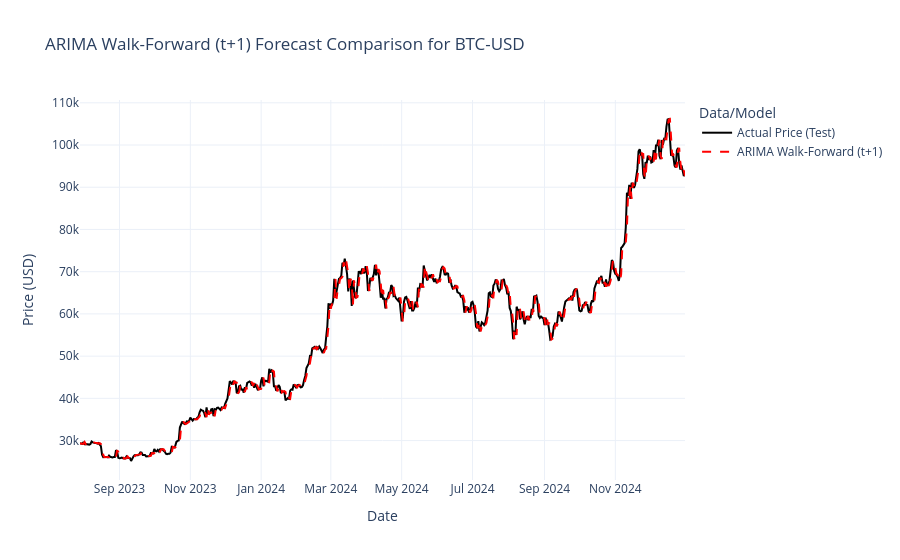

The notebook cell saved with this chart:
### Markdown cell above
## 9. Visualize Walk-Forward Results

### Code cell
print("\n--- Plotting Walk-Forward Forecasts ---")

# Create DataFrame for plotting
results_df_wf = pd.DataFrame({
    'Actual': y_test_actual.flatten(),
    f'ARIMA (t+1)': arima_walk_forward_predictions.flatten()
}, index=test_data_df.index)

fig = go.Figure()
fig.add_trace(go.Scatter(x=results_df_wf.index, y=results_df_wf['Actual'], mode='lines', name='Actual Price (Test)', line=dict(color='black')))
fig.add_trace(go.Scatter(x=results_df_wf.index, y=results_df_wf[f'ARIMA (t+1)'], mode='lines', name='ARIMA Walk-Forward (t+1)', line=dict(color='red', dash='dash')))

fig.update_layout(
    title=f'ARIMA Walk-Forward (t+1) Forecast Comparison for {ticker}',
    xaxis_title="Date",
    yaxis_title="Price (USD)",
    legend_title="Data/Model",
    template="plotly_white"
)
fig.show()

### Figure 1 — Plotly figure (JSON) as saved in the notebook; plotly's stock layout.template omitted (floating-point values rounded to 4 significant figures; data arrays with more than 128 entries replaced by an {"elided": "..."} marker saying what was removed)
{"data": [{"line": {"color": "black"}, "mode": "lines", "name": "Actual Price (Test)", "type": "scatter", "x": {"elided": "522 str values"}, "y": {"elided": "522 float values"}}, {"line": {"color": "red", "dash": "dash"}, "mode": "lines", "name": "ARIMA Walk-Forward (t+1)", "type": "scatter", "x": {"elided": "522 str values"}, "y": {"elided": "522 float values"}}], "layout": {"legend": {"title": {"text": "Data/Model"}}, "title": {"text": "ARIMA Walk-Forward (t+1) Forecast Comparison for BTC-USD"}, "xaxis": {"title": {"text": "Date"}}, "yaxis": {"title": {"text": "Price (USD)"}}}}
